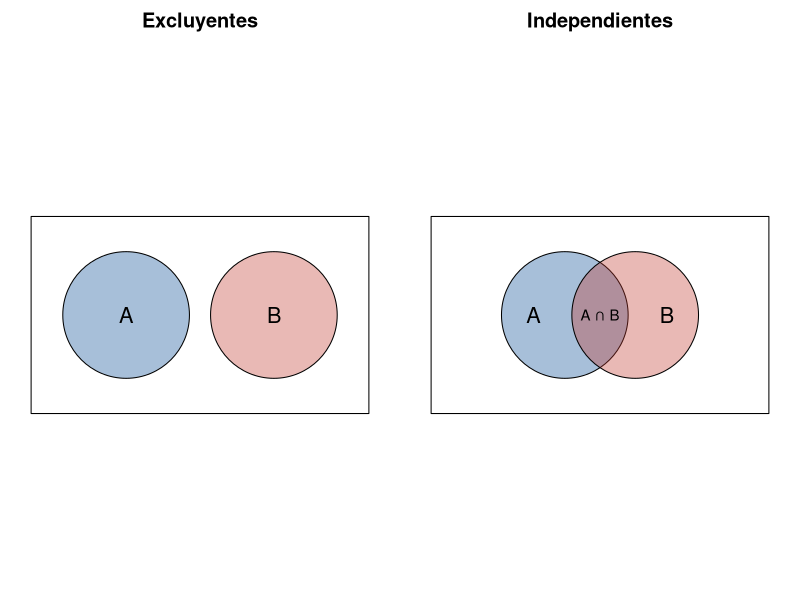

Recreate this plot in R.
## ---- chunk 1
knitr::opts_chunk$set(echo = TRUE, message = FALSE, warning = FALSE, comment = NA, collapse = FALSE)
## ---- chunk 2
dados <- expand.grid(d1 = 1:6, d2 = 1:6)
A <- dados$d1 %% 2 == 0           # primer dado par
B <- dados$d1 + dados$d2 == 7     # suma 7
mean(A & B)                       # P(A y B)
mean(A) * mean(B)                 # P(A) por P(B)
## ---- chunk 3
C <- dados$d1 + dados$d2 == 8
mean(A & C)
mean(A) * mean(C)
## ---- chunk 4
encuesta <- matrix(c(460, 40, 140, 260), nrow = 2, byrow = TRUE,
                   dimnames = list(Conferencia = c("Asistió", "No asistió"),
                                   Dispositivo = c("Laptop", "Tableta")))
encuesta["Asistió", "Laptop"] / sum(encuesta[, "Laptop"])   # P(asistió | laptop)
sum(encuesta["Asistió", ]) / sum(encuesta)                   # P(asistió)
## ---- chunk 5
par(mfrow = c(1, 2), mar = c(0.5, 0.5, 2, 0.5))

# eventos excluyentes: círculos separados
plot(0, 0, type = "n", xlim = c(0, 10), ylim = c(0, 6), axes = FALSE, xlab = "", ylab = "", asp = 1,
     main = "Excluyentes")
rect(0.2, 0.2, 9.8, 5.8)
symbols(c(2.9, 7.1), c(3, 3), circles = c(1.8, 1.8), add = TRUE, inches = FALSE,
        bg = c(adjustcolor("#034A94", 0.35), adjustcolor("#C0392B", 0.35)))
text(c(2.9, 7.1), c(3, 3), c("A", "B"), cex = 1.3)

# eventos independientes: círculos que se cruzan
plot(0, 0, type = "n", xlim = c(0, 10), ylim = c(0, 6), axes = FALSE, xlab = "", ylab = "", asp = 1,
     main = "Independientes")
rect(0.2, 0.2, 9.8, 5.8)
symbols(c(4, 6), c(3, 3), circles = c(1.8, 1.8), add = TRUE, inches = FALSE,
        bg = c(adjustcolor("#034A94", 0.35), adjustcolor("#C0392B", 0.35)))
text(c(3.1, 6.9, 5), c(3, 3, 3), c("A", "B", "A ∩ B"), cex = c(1.3, 1.3, 0.9))
## ---- chunk 6
baraja <- expand.grid(valor = c("As", 2:10, "J", "Q", "K"),
                      palo = c("Corazones", "Diamantes", "Treboles", "Picas"))
nrow(baraja)

A <- baraja$valor == "As"
B <- baraja$palo == "Corazones"
C <- baraja$valor == "K"

# A y B: independientes
c(P_AyB = mean(A & B), producto = mean(A) * mean(B))

# A y C: excluyentes, por lo tanto dependientes
c(P_AyC = mean(A & C), producto = mean(A) * mean(C))
## ---- chunk 7
p1 <- 0.90
p2 <- 0.95
p1 * p2                       # en serie
1 - (1 - p1) * (1 - p2)       # en paralelo
## ---- chunk 8
set.seed(2026)
n <- 20000
funciona1 <- runif(n) < p1
funciona2 <- runif(n) < p2
mean(funciona1 & funciona2)   # en serie
mean(funciona1 | funciona2)   # en paralelo
## ---- chunk 9
1 - (1 - 0.05)^10
## ---- chunk 10
D <- dados$d1 == dados$d2
E <- dados$d1 == 1
mean(D & E)
mean(D) * mean(E)
## ---- chunk 11
sexo_superv <- apply(Titanic, c(2, 4), sum)
sobrevivir <- sum(sexo_superv[, "Yes"]) / sum(sexo_superv)
mujer_sobrevive <- sexo_superv["Female", "Yes"] / sum(sexo_superv["Female", ])
c(P_sobrevivir = sobrevivir, P_sobrevivir_dado_mujer = mujer_sobrevive)
## ---- chunk 12
0.98 * (1 - (1 - 0.90)^2)
## ---- chunk 13
1 - 0.9^20                          # al menos una venta en 20 llamadas
llamadas <- 1:50
min(llamadas[1 - 0.9^llamadas > 0.95])
